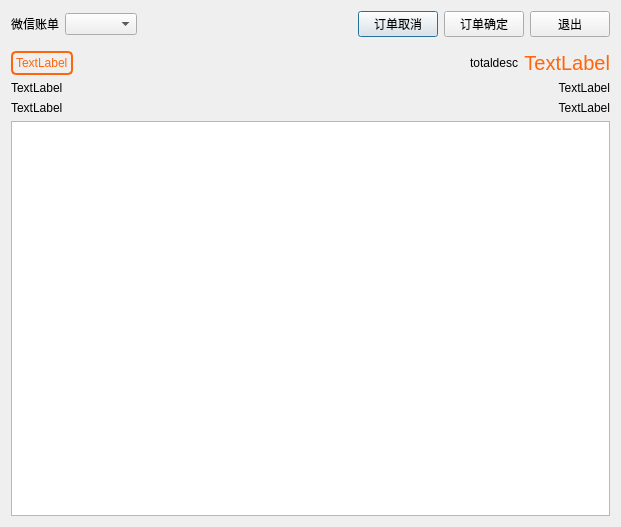
<?xml version="1.0" encoding="UTF-8"?>
<ui version="4.0">
 <class>w_scr_dish_main_qr_code</class>
 <widget class="QDialog" name="w_scr_dish_main_qr_code">
  <property name="geometry">
   <rect>
    <x>0</x>
    <y>0</y>
    <width>621</width>
    <height>527</height>
   </rect>
  </property>
  <property name="windowTitle">
   <string>Dialog</string>
  </property>
  <layout class="QVBoxLayout" name="verticalLayout_2">
   <item>
    <layout class="QHBoxLayout" name="horizontalLayout_2">
     <item>
      <widget class="QLabel" name="label_2">
       <property name="text">
        <string>微信账单</string>
       </property>
      </widget>
     </item>
     <item>
      <widget class="lds_ComboBox" name="comboBox_master"/>
     </item>
     <item>
      <spacer name="horizontalSpacer">
       <property name="orientation">
        <enum>Qt::Horizontal</enum>
       </property>
       <property name="sizeHint" stdset="0">
        <size>
         <width>40</width>
         <height>20</height>
        </size>
       </property>
      </spacer>
     </item>
     <item>
      <widget class="lds_toolbar_button" name="pushButton_bill_cancel">
       <property name="text">
        <string>订单取消</string>
       </property>
       <property name="outer_stylesheet" stdset="0">
        <string>pushbutton</string>
       </property>
      </widget>
     </item>
     <item>
      <widget class="lds_toolbar_button" name="pushButton_ok">
       <property name="text">
        <string>订单确定</string>
       </property>
       <property name="outer_stylesheet" stdset="0">
        <string>pushbutton</string>
       </property>
      </widget>
     </item>
     <item>
      <widget class="lds_toolbar_button" name="pushButton_cancel">
       <property name="text">
        <string>退出</string>
       </property>
       <property name="outer_stylesheet" stdset="0">
        <string>pushbutton</string>
       </property>
      </widget>
     </item>
    </layout>
   </item>
   <item>
    <widget class="QLabel" name="label">
     <property name="minimumSize">
      <size>
       <width>0</width>
       <height>2</height>
      </size>
     </property>
     <property name="maximumSize">
      <size>
       <width>16777215</width>
       <height>2</height>
      </size>
     </property>
     <property name="text">
      <string/>
     </property>
     <property name="outer_stylesheet" stdset="0">
      <string>line_div_h</string>
     </property>
    </widget>
   </item>
   <item>
    <layout class="QHBoxLayout" name="horizontalLayout_4">
     <item>
      <layout class="QVBoxLayout" name="verticalLayout">
       <item>
        <layout class="QHBoxLayout" name="horizontalLayout" stretch="0,1,0">
         <item>
          <widget class="QLabel" name="label_state">
           <property name="styleSheet">
            <string notr="true">border:2px solid #ff650b ;
border-radius:5px;
color:#ff650b;</string>
           </property>
           <property name="text">
            <string>TextLabel</string>
           </property>
          </widget>
         </item>
         <item>
          <widget class="QLabel" name="label_total_desc">
           <property name="text">
            <string>totaldesc</string>
           </property>
           <property name="alignment">
            <set>Qt::AlignRight|Qt::AlignTrailing|Qt::AlignVCenter</set>
           </property>
          </widget>
         </item>
         <item>
          <widget class="QLabel" name="label_total">
           <property name="font">
            <font>
             <pointsize>15</pointsize>
            </font>
           </property>
           <property name="styleSheet">
            <string notr="true">color:#ff650b;</string>
           </property>
           <property name="text">
            <string>TextLabel</string>
           </property>
           <property name="alignment">
            <set>Qt::AlignRight|Qt::AlignTrailing|Qt::AlignVCenter</set>
           </property>
          </widget>
         </item>
        </layout>
       </item>
       <item>
        <layout class="QHBoxLayout" name="horizontalLayout_3" stretch="0,1">
         <item>
          <widget class="QLabel" name="label_tableNo">
           <property name="text">
            <string>TextLabel</string>
           </property>
          </widget>
         </item>
         <item>
          <widget class="QLabel" name="label_bill_count">
           <property name="text">
            <string>TextLabel</string>
           </property>
           <property name="alignment">
            <set>Qt::AlignRight|Qt::AlignTrailing|Qt::AlignVCenter</set>
           </property>
          </widget>
         </item>
        </layout>
       </item>
       <item>
        <layout class="QHBoxLayout" name="horizontalLayout_6" stretch="0,1">
         <item>
          <widget class="QLabel" name="label_orgName">
           <property name="text">
            <string>TextLabel</string>
           </property>
          </widget>
         </item>
         <item>
          <widget class="QLabel" name="label_date">
           <property name="text">
            <string>TextLabel</string>
           </property>
           <property name="alignment">
            <set>Qt::AlignRight|Qt::AlignTrailing|Qt::AlignVCenter</set>
           </property>
          </widget>
         </item>
        </layout>
       </item>
       <item>
        <widget class="lds_tableView" name="tableView_detail"/>
       </item>
      </layout>
     </item>
    </layout>
   </item>
  </layout>
 </widget>
 <customwidgets>
  <customwidget>
   <class>lds_tableView</class>
   <extends>QTableView</extends>
   <header>lds_tableview.h</header>
  </customwidget>
  <customwidget>
   <class>lds_toolbar_button</class>
   <extends>QPushButton</extends>
   <header>lds_toolbar_button.h</header>
  </customwidget>
  <customwidget>
   <class>lds_ComboBox</class>
   <extends>QComboBox</extends>
   <header>lds_combobox.h</header>
  </customwidget>
 </customwidgets>
 <resources/>
 <connections/>
</ui>
